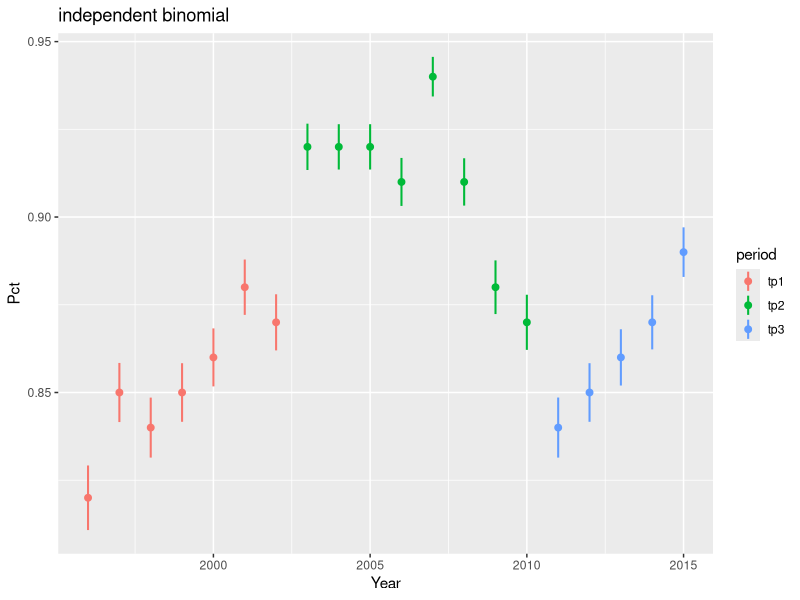
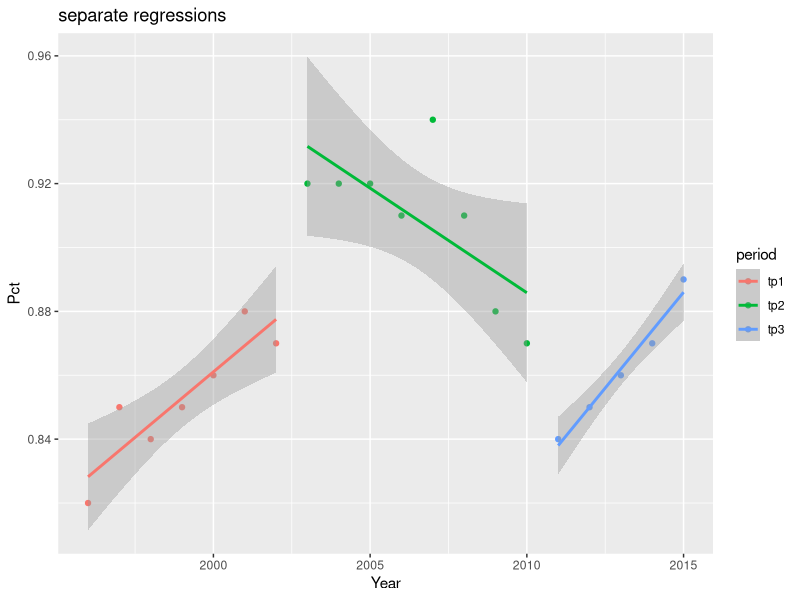
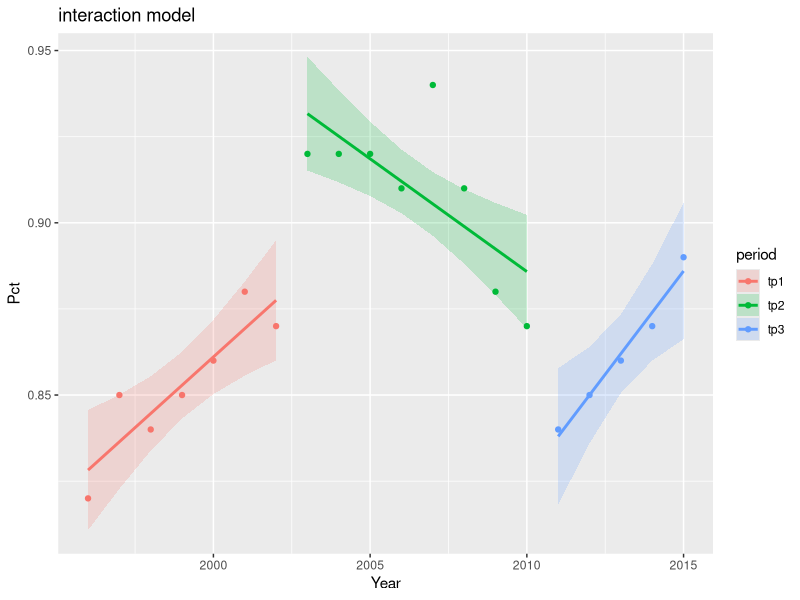

Reproduce these figures in R, in order.
## ---- chunk 1
#| echo: false
#| warning: false
#| message: false 
library(tidyverse)
residents <- read_csv("data/residency.csv") |>
  mutate(period = case_when(
    Year <= 2002 ~ "tp1",
    Year >= 2011 ~ "tp3",
    .default = "tp2"
  ))
## ---- chunk 2
#| echo: false
#| warning: false
#| message: false 
residents$se  <- sqrt(residents$Pct * (1 - residents$Pct) / residents$N)
residents$lwr <- residents$Pct - 2 * residents$se
residents$upr <- residents$Pct + 2 * residents$se
residents$size <- residents$upr - residents$lwr

ggplot(residents, aes(x = Year, y = Pct, color = period)) +
  geom_linerange(aes(ymin = lwr, ymax = upr), linewidth = 0.7) +
  geom_point(size = 2) + 
  labs(title = "independent binomial")

## ---- chunk 3
#| echo: false
#| warning: false
#| message: false 
ggplot(residents, aes(x = Year, y = Pct, color = period)) + 
  geom_point() +
  geom_smooth(method = "lm") + 
  labs(title = "separate regressions")
## ---- chunk 4
#| echo: false
#| warning: false
#| message: false 

fit <- lm(Pct ~ Year * period, data = residents)

pred <- predict(fit, newdata = residents, se.fit = TRUE)

residents$fit   <- pred$fit
residents$se    <- pred$se.fit
residents$lwr   <- residents$fit - 1.96 * residents$se
residents$upr   <- residents$fit + 1.96 * residents$se


ggplot(residents, aes(Year, Pct, color = period, fill = period)) +
  geom_point() +
  geom_ribbon(aes(ymin = lwr, ymax = upr), alpha = 0.2, color = NA) +
  geom_line(aes(y = fit), linewidth = 1) +
  labs(title = "interaction model")

